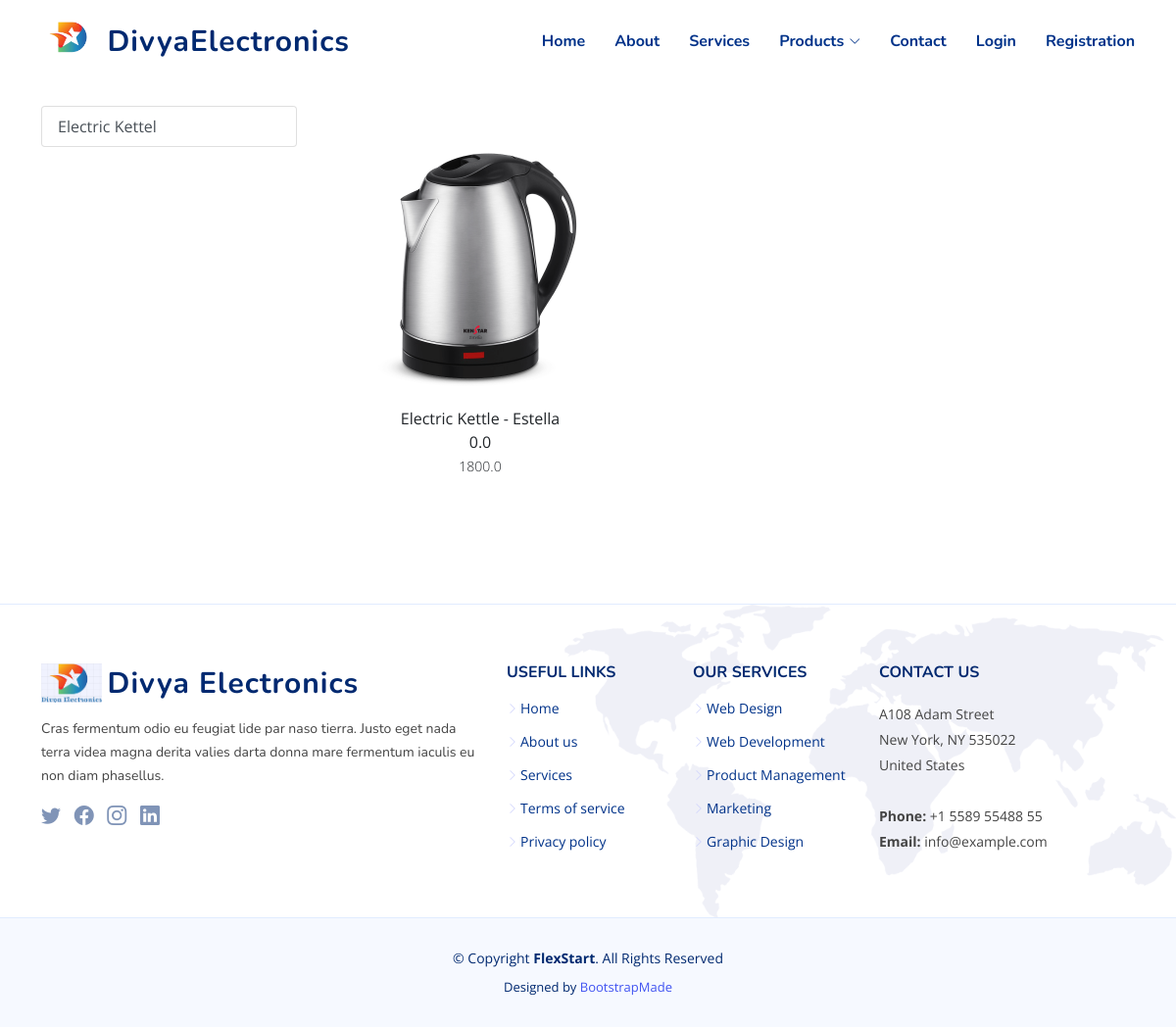
The page /electrickettel/ on the database its author committed.
### home/models.py (models this page shows, shortened)
class Product(models.Model):
 title = models.CharField(max_length=100)
 description = models.TextField()
 selling_price = models.FloatField()
 discounted_price = models.FloatField()
 features = models.TextField()
 warranty = models.CharField(max_length=30)
 technical_specifications = models.TextField()
 category = models.CharField( choices=CATEGORY_CHOICES,max_length=2)
 product_image = models.ImageField(upload_to='productimg')

### home/views.py (the view)
# urls.py: path('electrickettel/', views.electric_kettel, name='electrickettel'),
def electric_kettel(request, data=None):
 if data == None:
  electric_kettel = Product.objects.filter(category='EK')
 return render(request, 'home/electrickettel.html', {'electric_kettel':electric_kettel})

### home/templates/home/electrickettel.html (shortened to what this page needs)
{% extends 'home/base.html' %}
{% load static %}
{% block main-content %}
<section class="inner-page">
<div class="container my-5">
 <div class="row">
  <div class="col-sm-3">
   <div class="list-group">
   	<a href="{% url 'electrickettel' %}" class="list-group-item
   	list-group-item-action" aria-current="true">Electric Kettel</a>
   </div>
  </div>
  <div class="col-sm-6">
  	<div class="row">
  	 {% for product in electric_kettel %}
  	 <div class="col-sm-3 text-center mb-a">
  	 <a href="{% url 'product-detail' product.id %}"
  	 class="btn">
  	 <div class="item">
  	 <img src="{{product.product_image.url}}" alt=""
  	 height="300" class="">
  	 <div class="fw-blod">{{product.title}}</div>
  	 <div class="fw-blod">{{product.discounted_price}}</div>
  	 <small class="fw-light">{{product.selling_price}}</small></div>
  	 </div>
     </div>
     {% endfor %}
     </div>
   </div>
  </div>
</section>
{% endblock main-content %}

### home/static/home/assets/css/style.css (style rules this page uses)
:root { scroll-behavior: smooth; }
body { font-family: "Open Sans", sans-serif; color: #444444; }
a { color: #4154f1; text-decoration: none; }
section { padding: 60px 0; overflow: hidden; }

### rows shown on the page
Product: product_image (picture), title "Electric Kettle - Estella", discounted_price "0.0", selling_price "1800.0"
